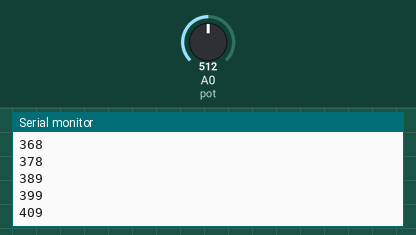
This sketch was run on a simulated Arduino Uno, built with avr-gcc and run on an emulated ATmega328P. Parts: the last lines printed to the serial monitor. The inputs (shaded band) are chosen by the test bench; at power-on: A0 (pot) = 512.

Above: at 1.2 s.
1.3 s: A0 (pot) set to 716
At 2.3 s:
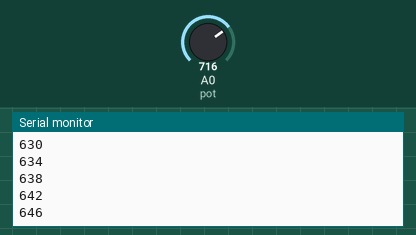
2.8 s: A0 (pot) set to 900
At 3.7 s:
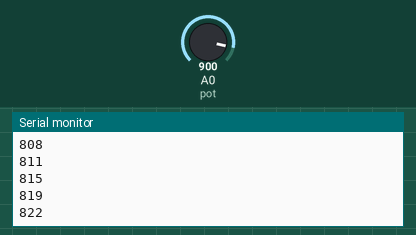
Timing chart, 0 to 5.8 s (numbered marks = the images above; inputs shaded):
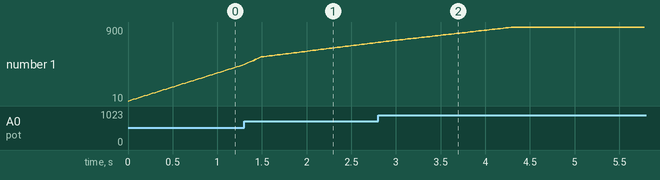

The sketch:

sensor.ino
```cpp
/*
   Curso de Arduino e AVR 108

   WR Kits Channel


   Filtro de Média Móvel e Serial Plotter


   Autor: Eng. Wagner Rambo  Data: Março de 2017

   www.wrkits.com.br | facebook.com/wrkits | youtube.com/user/canalwrkits

*/


// ===============================================================================
// --- Mapeamento de Hardware ---
#define    pot     A0         //potenciômetro na entrada analógica 0


// ===============================================================================
// --- Constantes Auxiliares ---
#define      n     50        //número de pontos da média móvel


// ===============================================================================
// --- Protótipo da Função ---
long moving_average();       //Função para filtro de média móvel


// ===============================================================================
// --- Variáveis Globais ---
int       original,          //recebe o valor de AN0
          filtrado;          //recebe o valor original filtrado

int       numbers[n];        //vetor com os valores para média móvel


// ===============================================================================
// --- Configurações Iniciais ---
void setup()
{
   Serial.begin(9600);    //serial inicia em 9600 baud rate
   pinMode(pot, INPUT);   //configura entrada para potenciômetro


} //end setup


// ===============================================================================
// --- Loop Infinito ---
void loop()
{

   original = analogRead(pot);

   filtrado = moving_average();

   //Serial.print(original);
   //Serial.print(" ");
   Serial.println(filtrado);


   delay(30);


} //end loop


// ===============================================================================
// --- Desenvolvimento da Função ---
long moving_average()
{

   //desloca os elementos do vetor de média móvel
   for(int i= n-1; i>0; i--) numbers[i] = numbers[i-1];

   numbers[0] = original; //posição inicial do vetor recebe a leitura original

   long acc = 0;          //acumulador para somar os pontos da média móvel

   for(int i=0; i<n; i++) acc += numbers[i]; //faz a somatória do número de pontos


   return acc/n;  //retorna a média móvel


} //end moving_average
```

Measured:
- after the input at 1.3 s, the serial monitor: prints a new line at once (image 1)
- plotted number 1: 440 → 716 after the input at 1.3 s
